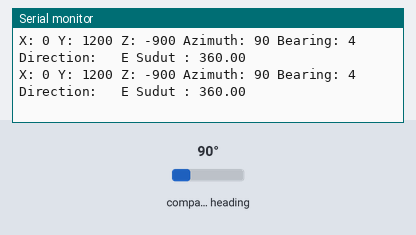
A sketch run on a simulated Arduino Uno, built with avr-gcc and run on an emulated ATmega328P. Parts: the last lines printed to the serial monitor. Inputs (shaded band) come from the test bench; at power-on: compass heading 90°.

Above: at 1.2 s.
1.3 s: compass heading set to 7°
At 1.5 s:
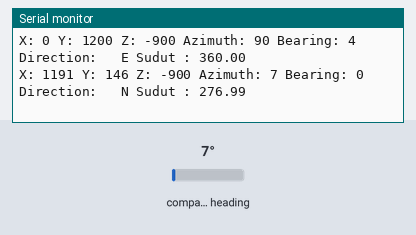
3.3 s: compass heading set to 90°
At 3.34 s:
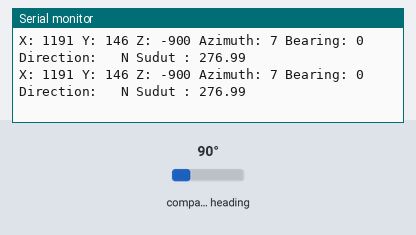
6.3 s: compass heading set to 180°
At 6.74 s:
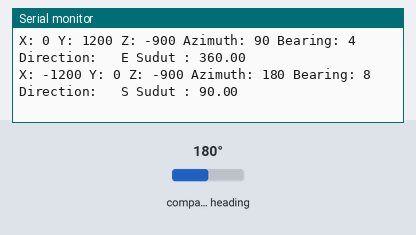
8.5 s: compass heading set to 269°
At 8.85 s:
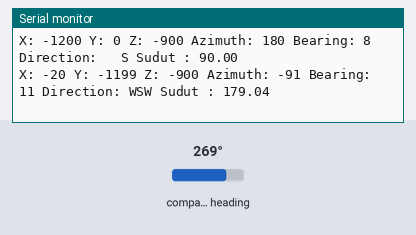
10.6 s: compass heading set to 352°
At 10.98 s:
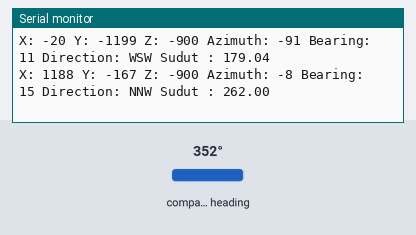

The sketch:

QMC5883L_Complete.ino
```cpp
/* Sensor Kompas
Nama : QMC5883L
Uji coba : HW-127
Output :
  * X: 1005
  * Y: -147
  * Z: 1281
  * Azimuth: 352
  * Bearing: 15
  * Direction: NNW
*/


#include <QMC5883LCompass.h>

QMC5883LCompass compass;

void setup() {
  Serial.begin(9600);
  compass.init();
}

void loop() {
  subMC5883L();
}
```

SUB_QMC5883L.ino
```cpp
void subMC5883L(){
   int x, y, z, a, b;
  char myArray[3];

  compass.read();

  x = compass.getX();
  y = compass.getY();
  z = compass.getZ();

  a = compass.getAzimuth();

  b = compass.getBearing(a);

  compass.getDirection(myArray, a);

  float
  heading = atan2(x,y)/0.0174532925;
  if (heading<0)
    heading+=360;
    heading=360-heading;
    // N=0/360, E=90, S=180, W=270

  Serial.print("X: ");
  Serial.print(x);

  Serial.print(" Y: ");
  Serial.print(y);

  Serial.print(" Z: ");
  Serial.print(z);

  Serial.print(" Azimuth: ");
  Serial.print(a);

  Serial.print(" Bearing: ");
  Serial.print(b);

  Serial.print(" Direction: ");
  Serial.print(myArray[0]);
  Serial.print(myArray[1]);
  Serial.print(myArray[2]);
  Serial.print(" Sudut : ");
  Serial.print(heading);
  Serial.println();

  delay(250);
}
```

Measured:
- after the input at 1.3 s, the serial monitor: prints a new line at once (image 1)
- after the input at 6.3 s, the serial monitor: prints a new line after 0.25 s (image 3)
- after the input at 8.5 s, the serial monitor: prints a new line after 0.16 s (image 4)
- after the input at 10.6 s, the serial monitor: prints a new line after 0.19 s (image 5)
